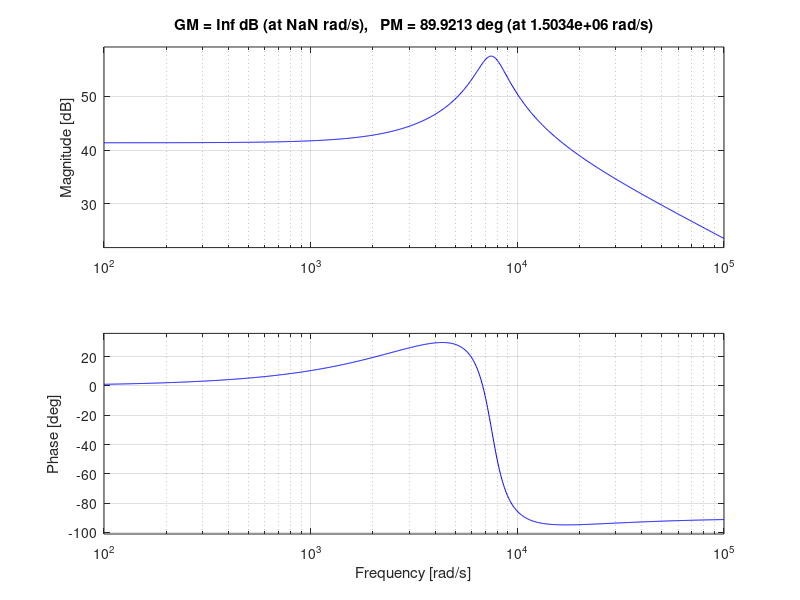

Recreate this plot in MATLAB.
% Define numerator and denominator
num = [4.81074e-3, 21.15667];
den = [3.2e-9, 7.46744e-6, 0.180744];
% Create the transfer function
G = tf(num, den);
% Display the Transfer Function
disp('The transfer function G_{vi}(s) is:');
G
% Bode plot and margin calculations
margin(G)
grid on